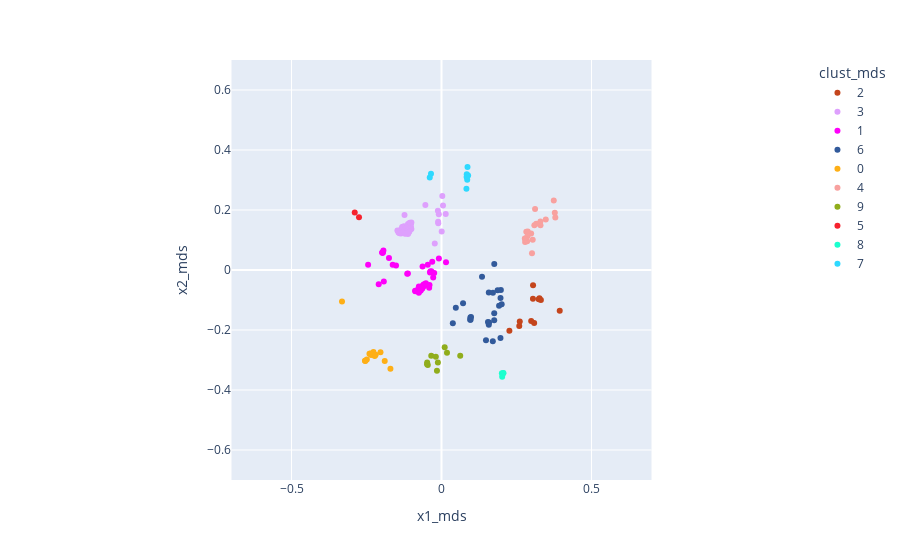

Here is the notebook cell this chart was saved with:
### Markdown cell above
## MDS

### Code cell
plt = px.scatter(df_embedding, x = 'x1_mds', y = 'x2_mds',
                    color = df_embedding["clust_mds"],
                    color_discrete_sequence = px.colors.qualitative.Alphabet,
                    color_discrete_map=phosphatase_cols,
                    #color_continuous_scale = "Turbo",
                    ##labels={'color': labels}, 
                    #hover_name=labels_name,
                    #hover_data=df.columns[2:],
                    #height = 800,
                    #title = title,
                )
plt.update_xaxes(range = [-0.7, 0.7], constrain="domain")
plt.update_yaxes(range = [-0.7, 0.7], constrain="domain")

plt.update_yaxes(scaleanchor = "x", scaleratio = 1)
plt.show()

plt = px.scatter(df_embedding, x = 'x1_mds', y = 'x2_mds',
                    color = df_embedding[true_col],
                    color_discrete_sequence = px.colors.qualitative.Alphabet,
                    color_discrete_map=phosphatase_cols,
                    #color_continuous_scale = "Turbo",
                    ##labels={'color': labels}, 
                    #hover_name=labels_name,
                    #hover_data=df.columns[2:],
                    #height = 800,
                    #title = title,
                )
plt.update_xaxes(range = [-0.7, 0.7], constrain="domain")
plt.update_yaxes(range = [-0.7, 0.7], constrain="domain")

plt.update_yaxes(scaleanchor = "x", scaleratio = 1)
plt.show()

### Figure 1 — Plotly figure (JSON) as saved in the notebook; plotly's stock layout.template omitted (floating-point values rounded to 4 significant figures)
{"data": [{"hovertemplate": "clust_mds=2<br>x1_mds=%{x}<br>x2_mds=%{y}<extra></extra>", "legendgroup": "2", "marker": {"color": "#C4451C", "symbol": "circle"}, "mode": "markers", "name": "2", "orientation": "v", "showlegend": true, "type": "scatter", "x": [0.3941, 0.3264, 0.3089, 0.299, 0.3049, 0.3052, 0.2592, 0.3241, 0.2263, 0.3313, 0.2609], "xaxis": "x", "y": [-0.1358, -0.09384, -0.1768, -0.1696, -0.09548, -0.05122, -0.1864, -0.09738, -0.2023, -0.0999, -0.1714], "yaxis": "y"}, {"hovertemplate": "clust_mds=3<br>x1_mds=%{x}<br>x2_mds=%{y}<extra></extra>", "legendgroup": "3", "marker": {"color": "#DEA0FD", "symbol": "circle"}, "mode": "markers", "name": "3", "orientation": "v", "showlegend": true, "type": "scatter", "x": [-0.1212, -0.01204, -0.115, -0.1149, -0.1018, -0.1192, -0.1004, -0.1025, -0.1096, -0.1167, -0.1185, -0.135, -0.1285, 0.002617, -0.1362, -0.1064, -0.1117, -0.1185, -0.1213, -0.05385, -0.01079, -0.1204, -0.1213, -0.1187, -0.1023, -0.1099, -0.1018, -0.1097, -0.1332, -0.112, -0.1266, -0.1436, -0.009001, -0.1106, -0.1021, -0.1309, -0.02242, -0.1346, -0.106, -0.147, 0.01412, -0.1212, -0.1253, -0.1215, -0.1199, -0.1162, 0.0006083, -0.1313, -0.14, -0.124, -0.119, -0.01125, -0.1109, -0.1146, -0.1069, -0.1233, -0.1216, 0.004969, -0.1004], "xaxis": "x", "y": [0.1443, 0.1979, 0.1432, 0.1368, 0.1374, 0.13, 0.1369, 0.1394, 0.1279, 0.1292, 0.1413, 0.122, 0.1435, 0.2463, 0.1246, 0.1434, 0.1537, 0.1328, 0.1248, 0.2171, 0.1562, 0.1351, 0.1243, 0.1373, 0.1433, 0.1231, 0.1531, 0.1262, 0.1242, 0.12, 0.1234, 0.1248, 0.1855, 0.1384, 0.1393, 0.1268, 0.08859, 0.1361, 0.1571, 0.132, 0.1865, 0.1297, 0.1456, 0.1209, 0.1273, 0.1383, 0.1281, 0.1432, 0.1223, 0.1341, 0.1397, 0.1607, 0.1287, 0.131, 0.1295, 0.1832, 0.1223, 0.2148, 0.1581], "yaxis": "y"}, {"hovertemplate": "clust_mds=1<br>x1_mds=%{x}<br>x2_mds=%{y}<extra></extra>", "legendgroup": "1", "marker": {"color": "#FE00FA", "symbol": "circle"}, "mode": "markers", "name": "1", "orientation": "v", "showlegend": true, "type": "scatter", "x": [-0.1936, -0.1977, -0.1958, -0.1515, -0.03995, -0.008773, -0.1972, -0.2093, -0.03385, -0.06901, -0.05202, -0.07541, -0.07571, -0.2446, -0.02438, -0.07021, -0.08095, -0.1751, -0.07391, -0.06372, -0.1121, -0.1957, -0.02769, -0.07044, -0.04109, -0.04576, -0.03737, -0.07855, -0.07375, -0.0729, -0.05769, -0.08778, -0.0604, -0.06398, -0.07973, -0.07555, -0.0788, -0.0598, -0.1143, -0.06408, -0.06917, 0.0151, -0.06318, -0.1627, -0.07731, -0.07499, -0.1922, -0.03827, -0.08733, -0.03092, -0.0551], "xaxis": "x", "y": [0.06502, 0.05864, 0.05892, 0.0149, -0.04984, 0.03802, 0.05749, -0.04742, -0.003822, -0.06744, -0.04413, -0.05496, -0.0631, 0.01782, -0.01005, -0.06922, -0.06961, 0.03977, -0.05801, -0.06127, -0.01161, 0.05709, -0.02473, -0.06348, -0.05897, 0.01727, -0.005401, -0.0654, -0.06507, -0.06276, -0.05361, -0.06922, -0.05331, -0.05679, -0.0712, -0.07577, -0.06871, -0.04861, -0.01286, -0.05353, -0.06002, 0.02619, 0.01189, 0.0171, -0.06657, -0.0673, -0.03793, -0.008054, -0.07056, 0.02785, -0.0464], "yaxis": "y"}, {"hovertemplate": "clust_mds=6<br>x1_mds=%{x}<br>x2_mds=%{y}<extra></extra>", "legendgroup": "6", "marker": {"color": "#325A9B", "symbol": "circle"}, "mode": "markers", "name": "6", "orientation": "v", "showlegend": true, "type": "scatter", "x": [0.171, 0.1757, 0.1967, 0.09616, 0.09562, 0.1577, 0.1576, 0.03776, 0.07179, 0.1549, 0.1483, 0.09832, 0.1757, 0.1759, 0.04772, 0.1585, 0.1714, 0.09696, 0.2006, 0.1979, 0.1966, 0.192, 0.1872, 0.1351], "xaxis": "x", "y": [-0.2378, -0.1445, -0.09344, -0.1583, -0.166, -0.07532, -0.1828, -0.1776, -0.111, -0.173, -0.2339, -0.1568, -0.1679, 0.01975, -0.1262, -0.1747, -0.07549, -0.166, -0.1142, -0.06671, -0.2263, -0.1188, -0.06744, -0.02213], "yaxis": "y"}, {"hovertemplate": "clust_mds=0<br>x1_mds=%{x}<br>x2_mds=%{y}<extra></extra>", "legendgroup": "0", "marker": {"color": "#FEAF16", "symbol": "circle"}, "mode": "markers", "name": "0", "orientation": "v", "showlegend": true, "type": "scatter", "x": [-0.2269, -0.2348, -0.2538, -0.22, -0.2227, -0.3316, -0.1702, -0.2402, -0.2034, -0.2551, -0.249, -0.2204, -0.1893, -0.2374], "xaxis": "x", "y": [-0.2734, -0.2835, -0.3037, -0.2826, -0.287, -0.1048, -0.3294, -0.2788, -0.2739, -0.3027, -0.2983, -0.2834, -0.3035, -0.2785], "yaxis": "y"}, {"hovertemplate": "clust_mds=4<br>x1_mds=%{x}<br>x2_mds=%{y}<extra></extra>", "legendgroup": "4", "marker": {"color": "#F8A19F", "symbol": "circle"}, "mode": "markers", "name": "4", "orientation": "v", "showlegend": true, "type": "scatter", "x": [0.304, 0.2988, 0.3743, 0.2867, 0.3794, 0.33, 0.2803, 0.2787, 0.2855, 0.2807, 0.2777, 0.3016, 0.3777, 0.3297, 0.2827, 0.3119, 0.3095, 0.2876, 0.3476, 0.3158], "xaxis": "x", "y": [0.101, 0.1214, 0.2321, 0.1126, 0.1752, 0.149, 0.1029, 0.09374, 0.09556, 0.105, 0.105, 0.05553, 0.1911, 0.1618, 0.1273, 0.2031, 0.149, 0.1286, 0.1681, 0.1546], "yaxis": "y"}, {"hovertemplate": "clust_mds=9<br>x1_mds=%{x}<br>x2_mds=%{y}<extra></extra>", "legendgroup": "9", "marker": {"color": "#90AD1C", "symbol": "circle"}, "mode": "markers", "name": "9", "orientation": "v", "showlegend": true, "type": "scatter", "x": [0.01829, 0.0624, -0.03408, -0.01205, 0.01064, -0.01887, -0.0457, -0.04815, -0.01513, -0.04782], "xaxis": "x", "y": [-0.2759, -0.286, -0.286, -0.308, -0.2571, -0.2894, -0.3169, -0.3143, -0.3355, -0.3082], "yaxis": "y"}, {"hovertemplate": "clust_mds=5<br>x1_mds=%{x}<br>x2_mds=%{y}<extra></extra>", "legendgroup": "5", "marker": {"color": "#F6222E", "symbol": "circle"}, "mode": "markers", "name": "5", "orientation": "v", "showlegend": true, "type": "scatter", "x": [-0.2892, -0.275], "xaxis": "x", "y": [0.1918, 0.1761], "yaxis": "y"}, {"hovertemplate": "clust_mds=8<br>x1_mds=%{x}<br>x2_mds=%{y}<extra></extra>", "legendgroup": "8", "marker": {"color": "#1CFFCE", "symbol": "circle"}, "mode": "markers", "name": "8", "orientation": "v", "showlegend": true, "type": "scatter", "x": [0.2013, 0.2058, 0.2063, 0.2022], "xaxis": "x", "y": [-0.344, -0.3439, -0.343, -0.356], "yaxis": "y"}, {"hovertemplate": "clust_mds=7<br>x1_mds=%{x}<br>x2_mds=%{y}<extra></extra>", "legendgroup": "7", "marker": {"color": "#2ED9FF", "symbol": "circle"}, "mode": "markers", "name": "7", "orientation": "v", "showlegend": true, "type": "scatter", "x": [0.08674, 0.0887, 0.08575, 0.0842, -0.03505, 0.08589, -0.03918, 0.08311, 0.08376], "xaxis": "x", "y": [0.3432, 0.3151, 0.3007, 0.319, 0.3205, 0.3142, 0.3086, 0.2708, 0.3098], "yaxis": "y"}], "layout": {"legend": {"title": {"text": "clust_mds"}, "tracegroupgap": 0}, "margin": {"t": 60}, "xaxis": {"anchor": "y", "constrain": "domain", "domain": [0, 1], "range": [-0.7, 0.7], "title": {"text": "x1_mds"}}, "yaxis": {"anchor": "x", "constrain": "domain", "domain": [0, 1], "range": [-0.7, 0.7], "scaleanchor": "x", "scaleratio": 1, "title": {"text": "x2_mds"}}}}
